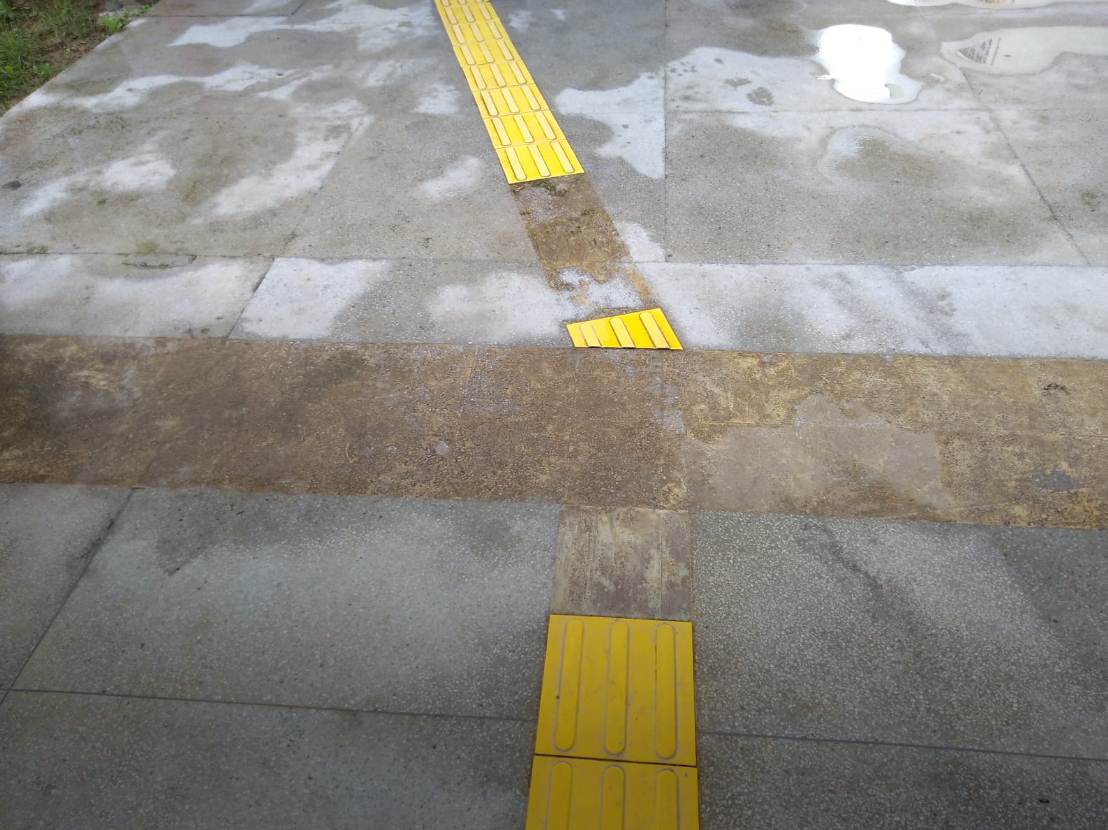
#> input picture data/imagens/input/pisos tateis/png/3.png, 1108 x 830 px, found by its file name
$ python line_detection_02.py
#> lines starting #> are read from the running program, lines starting #| are printed output that depends on the picture
# Python program to illustrate HoughLine
# method for line detection
import cv2
import numpy as np

# Reading the required image in
# which operations are to be done.
# Make sure that the image is in the same
# directory in which this python program is
img = cv2.imread('data\\imagens\\input\\pisos tateis\\png\\3.png')
#> img is the input picture: shape (830, 1108, 3); mean B, G, R 129.1, 138, 141.3

# Convert the img to grayscale
gray = cv2.cvtColor(img, cv2.COLOR_BGR2GRAY)
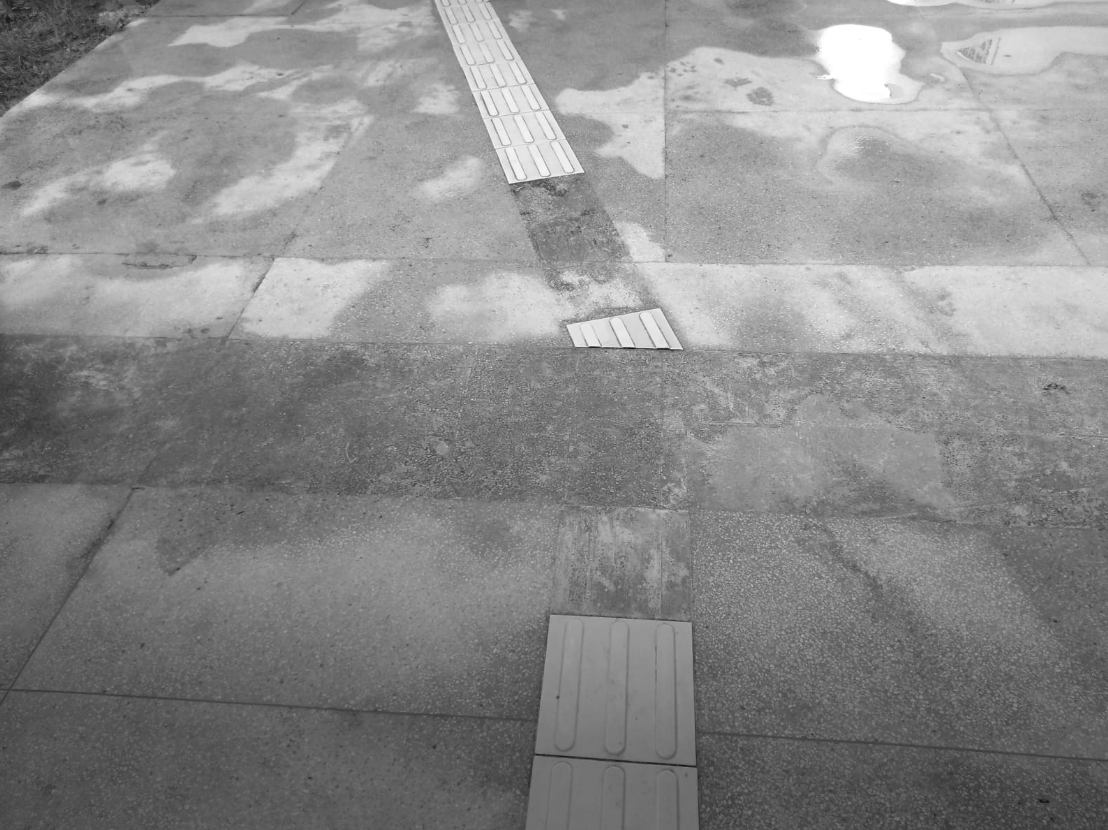
#> gray: shape (830, 1108); min 15, max 255, mean 137.9

# Apply edge detection method on the image
edges = cv2.Canny(gray, 50, 150, apertureSize=3)
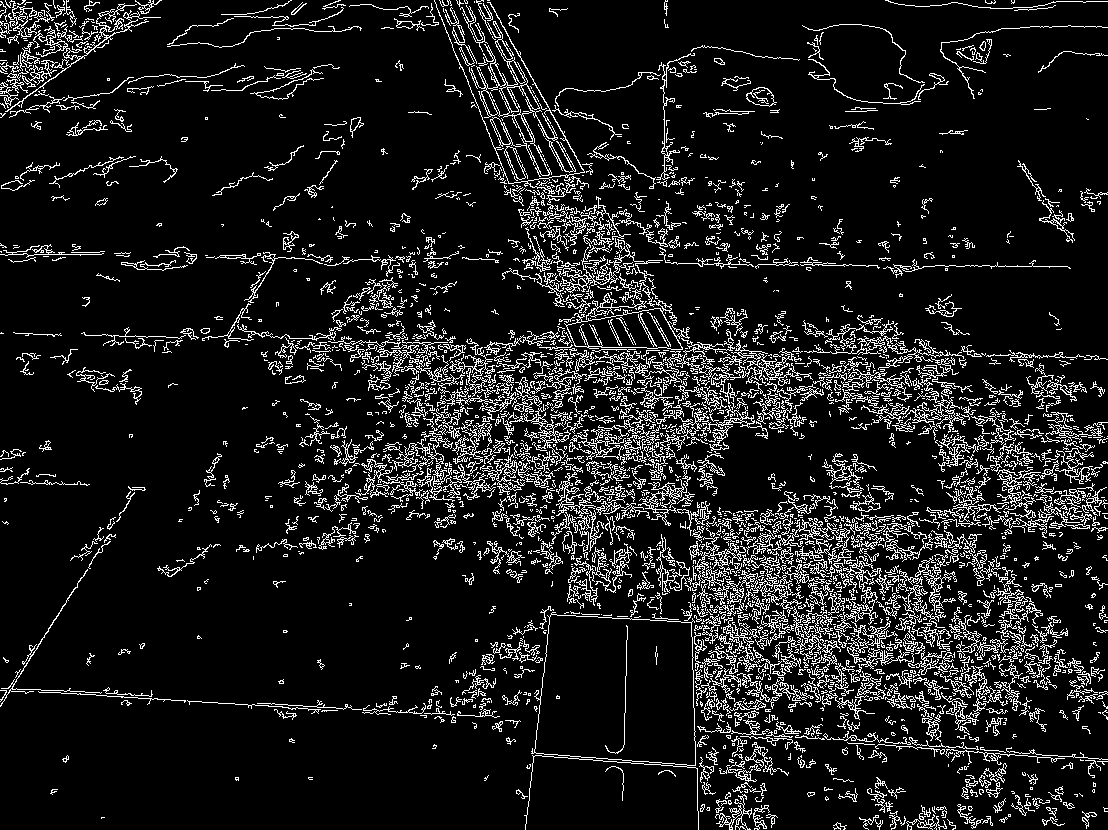
#> edges: shape (830, 1108); 10.6% white in thin lines or dots

# This returns an array of r and theta values
lines = cv2.HoughLines(edges, 1, np.pi/180, 200)
#> lines = 2312 rows, first 8: [-427, 2.64], [251, 1.59], [43, 2.15], [-417, 2.65], [-425, 2.67], [-37, 2.36], [-408, 2.72], [-417, 2.69]

# The below for loop runs till r and theta values
# are in the range of the 2d array
for r_theta in lines:
	arr = np.array(r_theta[0], dtype=np.float64)
	r, theta = arr
	# Stores the value of cos(theta) in a
	a = np.cos(theta)

	# Stores the value of sin(theta) in b
	b = np.sin(theta)

	# x0 stores the value rcos(theta)
	x0 = a*r

	# y0 stores the value rsin(theta)
	y0 = b*r

	# x1 stores the rounded off value of (rcos(theta)-1000sin(theta))
	x1 = int(x0 + 1000*(-b))

	# y1 stores the rounded off value of (rsin(theta)+1000cos(theta))
	y1 = int(y0 + 1000*(a))

	# x2 stores the rounded off value of (rcos(theta)+1000sin(theta))
	x2 = int(x0 - 1000*(-b))

	# y2 stores the rounded off value of (rsin(theta)-1000cos(theta))
	y2 = int(y0 - 1000*(a))

	# cv2.line draws a line in img from the point(x1,y1) to (x2,y2).
	# (0,0,255) denotes the colour of the line to be
	# drawn. In this case, it is red.
	cv2.line(img, (x1, y1), (x2, y2), (0, 0, 255), 2)
#> this loop made 2312 passes
#> (r, theta, a, b, x0, y0, x1, y1) on passes 1 to 3: (-427, 2.64, -0.875, 0.485, 373.5, -207, -111, -1081), (251, 1.59, -0.0175, 1, -4.38, 251, -1004, 233), (43, 2.15, -0.545, 0.839, -23.42, 36.06, -862, -508)
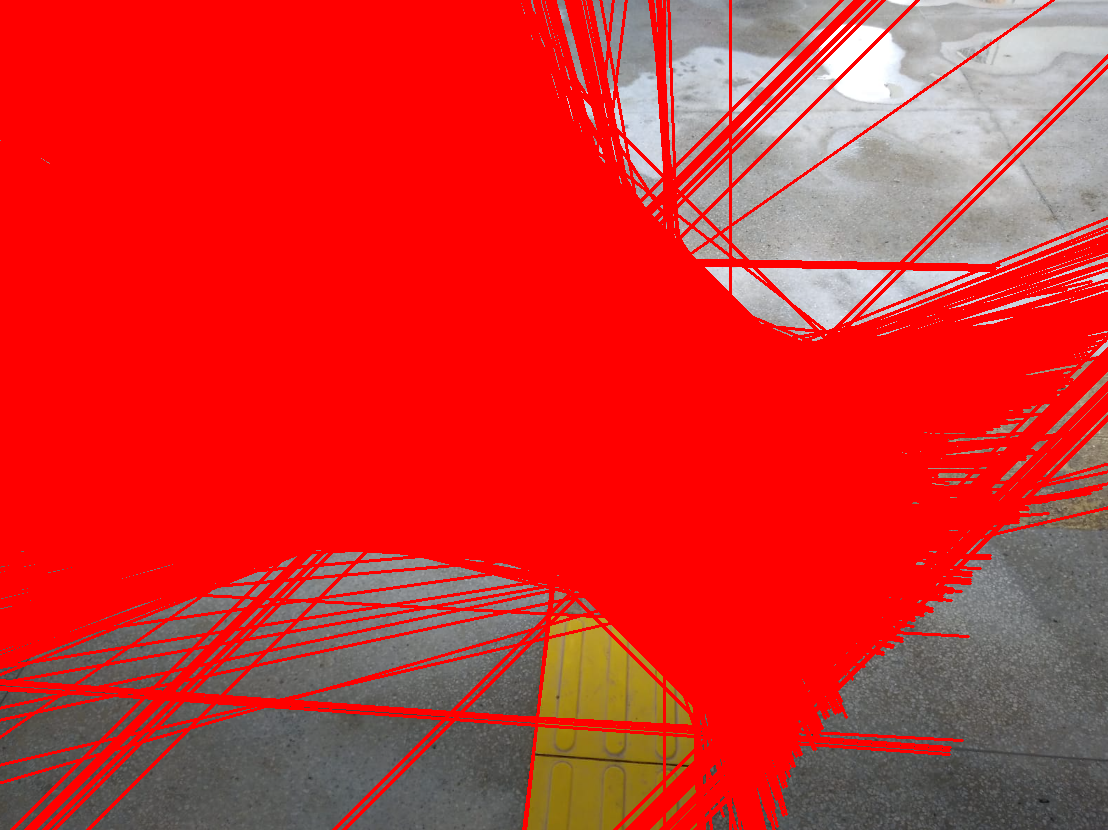
#> img: shape (830, 1108, 3); mean B, G, R 43.9, 46.4, 212.3

# All the changes made in the input image are finally
# written on a new image houghlines.jpg

imS = cv2.resize(img, (960, 540))
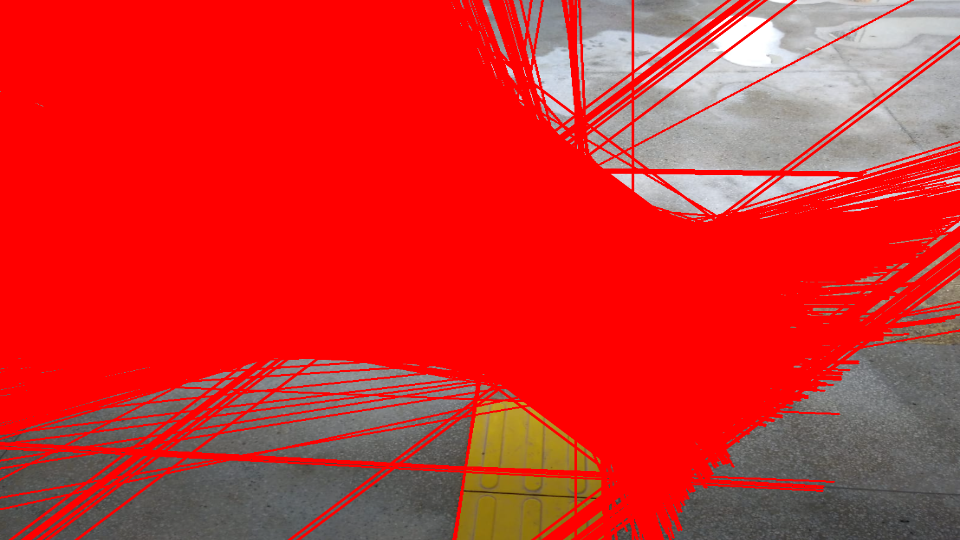
#> imS: shape (540, 960, 3); mean B, G, R 43.8, 46.3, 212.3
cv2.imwrite('data\\imagens\\input\\pisos tateis\\lineDetected\\lines_detected_03.png', imS)
cv2.imshow('img', imS)
cv2.waitKey(0)

$ run again, with data/imagens/input/pisos tateis/png/1.png copied over data/imagens/input/pisos tateis/png/3.png
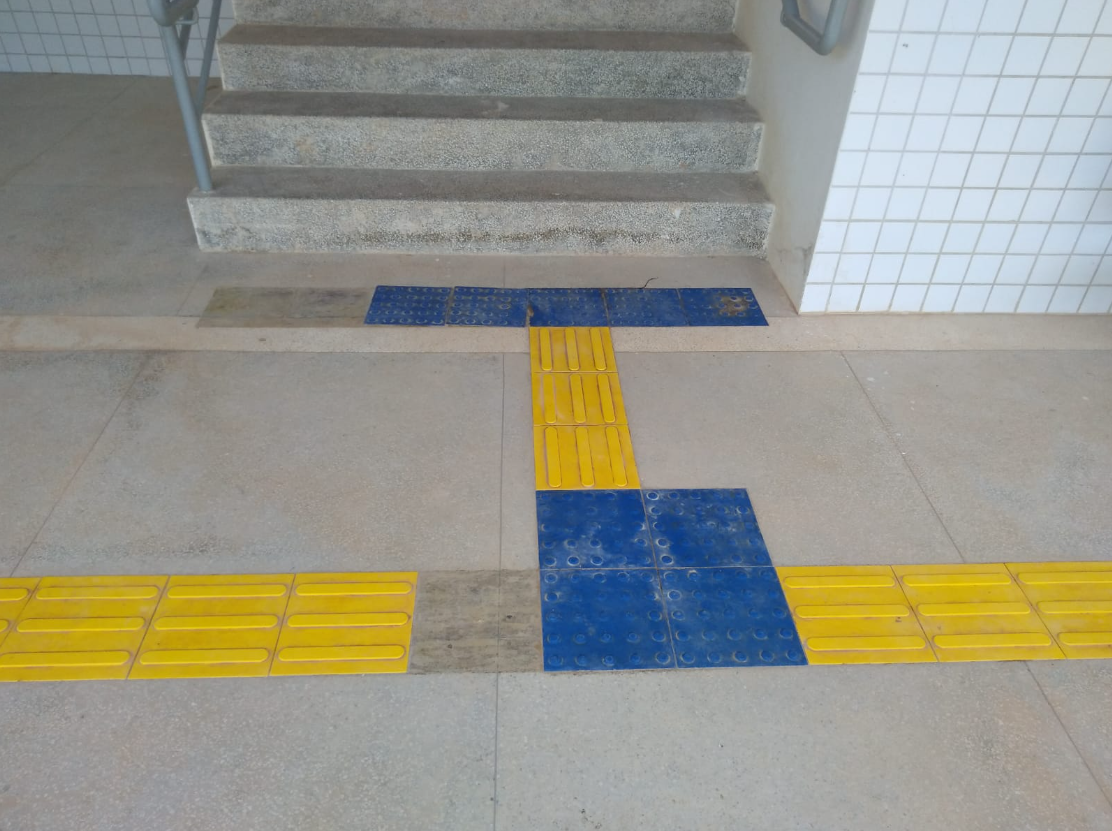
#> input picture data/imagens/input/pisos tateis/png/1.png, 1112 x 831 px, found by its file name
#> img is the input picture: shape (831, 1112, 3); mean B, G, R 138.4, 149.5, 150
#> `edges = cv2.Canny(gray, 50, 150, apertureSize=3)`:
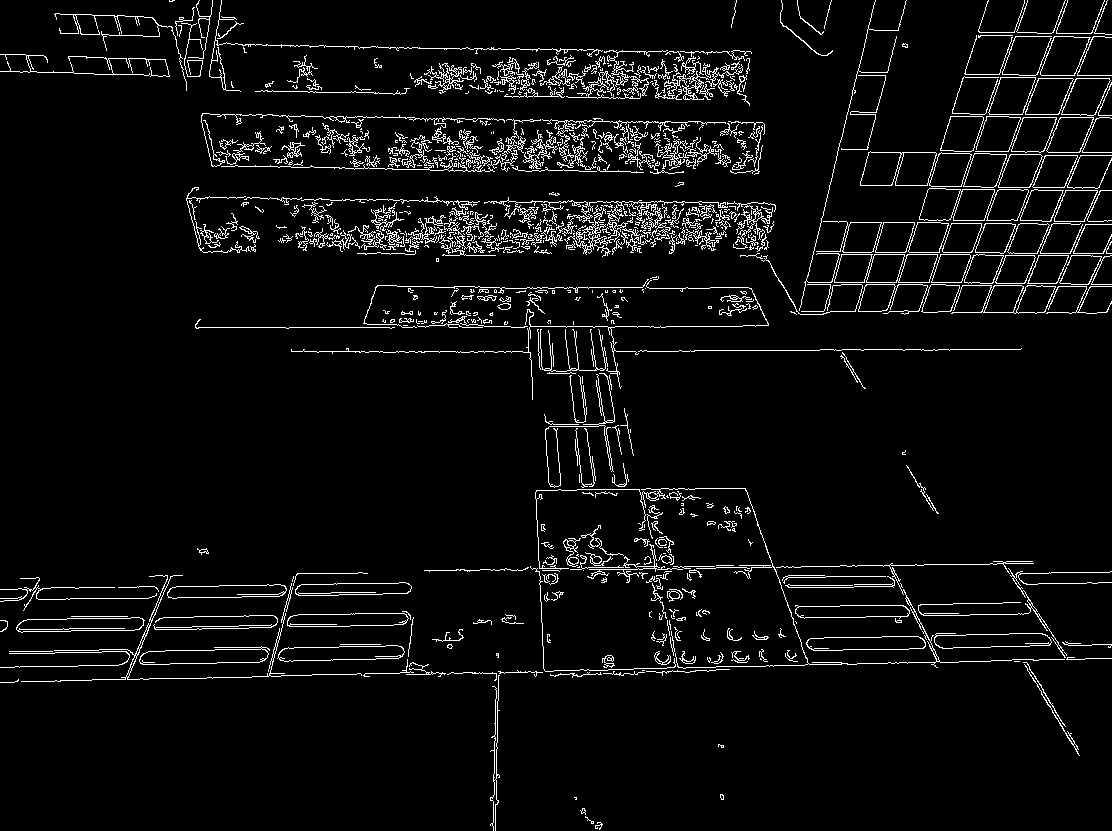
#> edges: shape (831, 1112); 5% white in thin lines or dots
#> lines = 71 rows, first 8: [620, 1.55], [40, 1.59], [681, 1.55], [632, 1.55], [589, 1.55], [651, 1.55], [110, 1.59], [136, 1.59]
#> the loop `for r_theta in lines:` made 71 passes
#> (r, theta, a, b, x0, y0, x1, y1) on passes 1 to 8: (620, 1.55, 0.0175, 1, 10.82, 619.9, -989, 637), (40, 1.59, -0.0175, 1, -0.698, 39.99, -1000, 22), (681, 1.55, 0.0175, 1, 11.89, 680.9, -987, 698), (632, 1.55, 0.0175, 1, 11.03, 631.9, -988, 649), (589, 1.55, 0.0175, 1, 10.28, 588.9, -989, 606), (651, 1.55, 0.0175, 1, 11.36, 650.9, -988, 668), (110, 1.59, -0.0175, 1, -1.92, 110, -1001, 92), (136, 1.59, -0.0175, 1, -2.37, 136, -1002, 118)
#> `imS = cv2.resize(img, (960, 540))`:
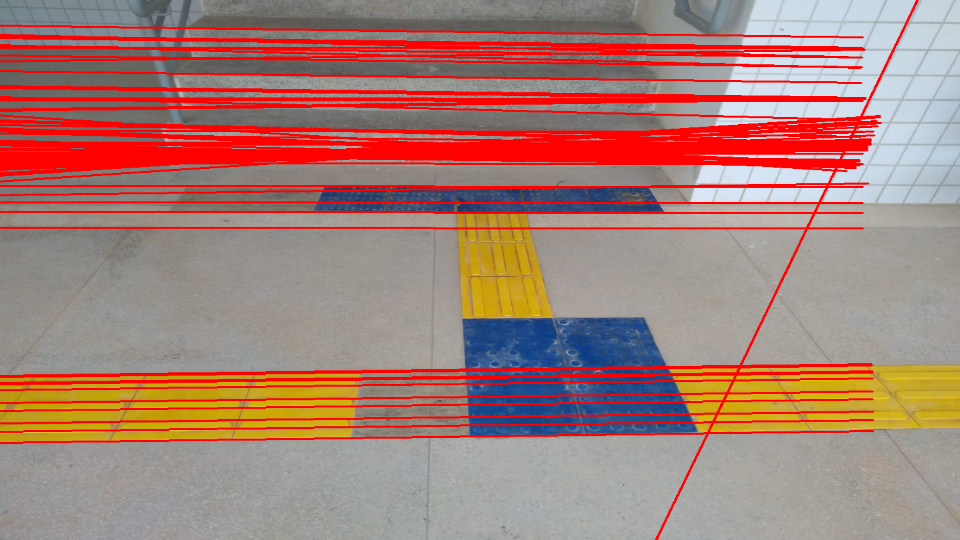
#> imS: shape (540, 960, 3); mean B, G, R 117.5, 126.9, 166.7

$ run again, with data/imagens/input/pisos tateis/png/2.png copied over data/imagens/input/pisos tateis/png/3.png
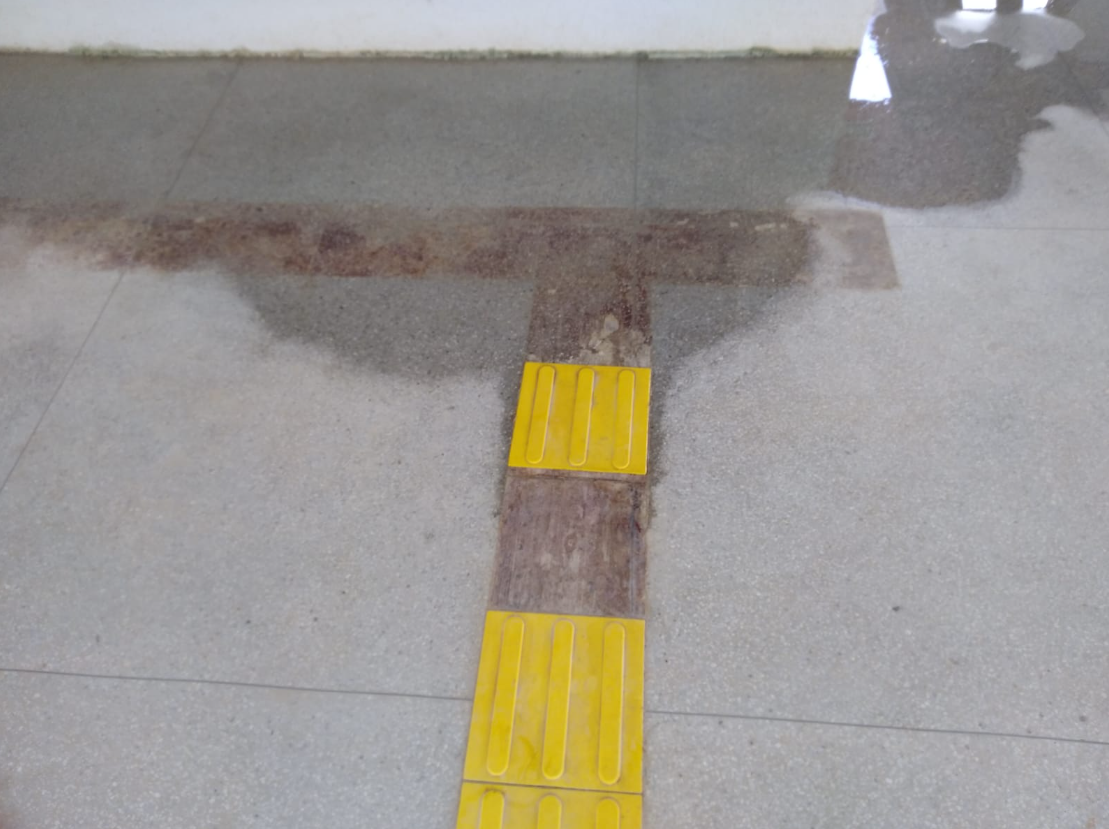
#> input picture data/imagens/input/pisos tateis/png/2.png, 1109 x 829 px, found by its file name
#> img is the input picture: shape (829, 1109, 3); mean B, G, R 145.1, 150.5, 154.4
#> `edges = cv2.Canny(gray, 50, 150, apertureSize=3)`:
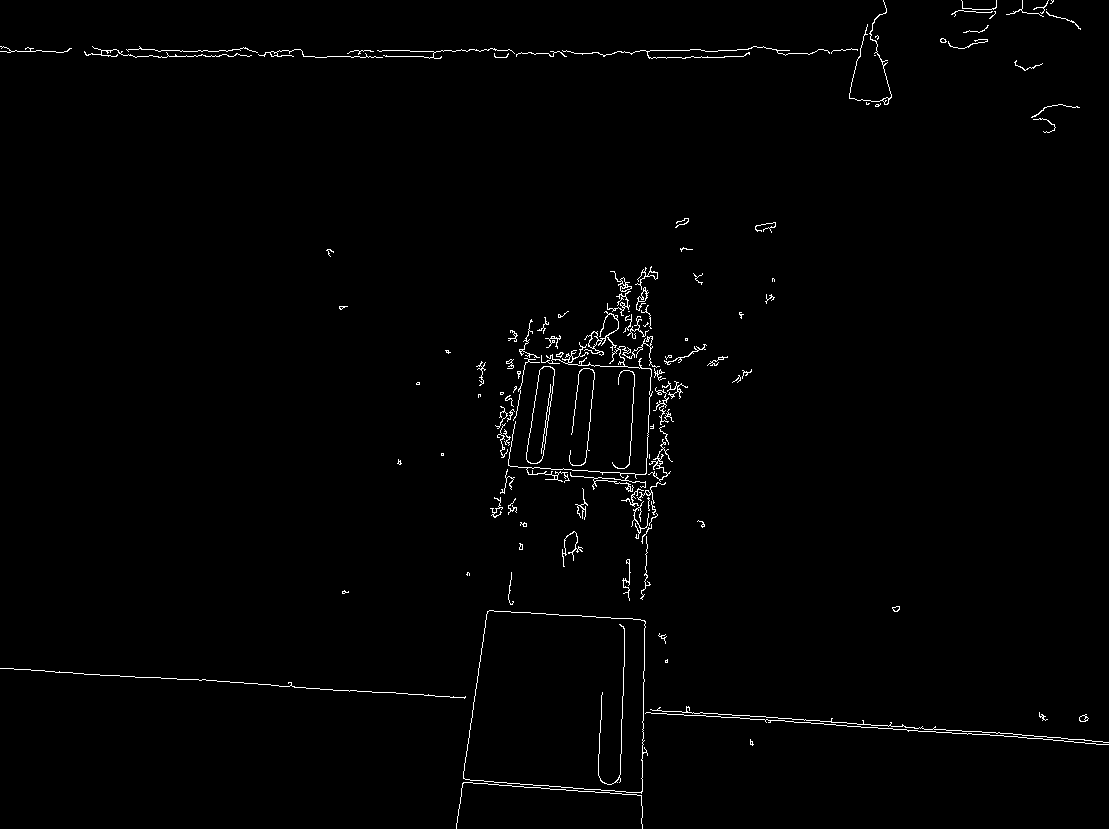
#> edges: shape (829, 1109); 1.1% white in thin lines or dots
#> lines = [[664, 1.64], [662, 1.64], [50, 1.57], [655, 0.0175], [56, 1.57]]
#> the loop `for r_theta in lines:` made 5 passes
#> (r, theta, a, b, x0, y0, x1, y1) on passes 1 to 5: (664, 1.64, -0.0698, 0.998, -46.32, 662.4, -1043, 592), (662, 1.64, -0.0698, 0.998, -46.18, 660.4, -1043, 590), (50, 1.57, -4.37e-08, 1, -2.19e-06, 50, -1000, 49), (655, 0.0175, 1, 0.0175, 654.9, 11.43, 637, 1011), (56, 1.57, -4.37e-08, 1, -2.45e-06, 56, -1000, 55)
#> `imS = cv2.resize(img, (960, 540))`:
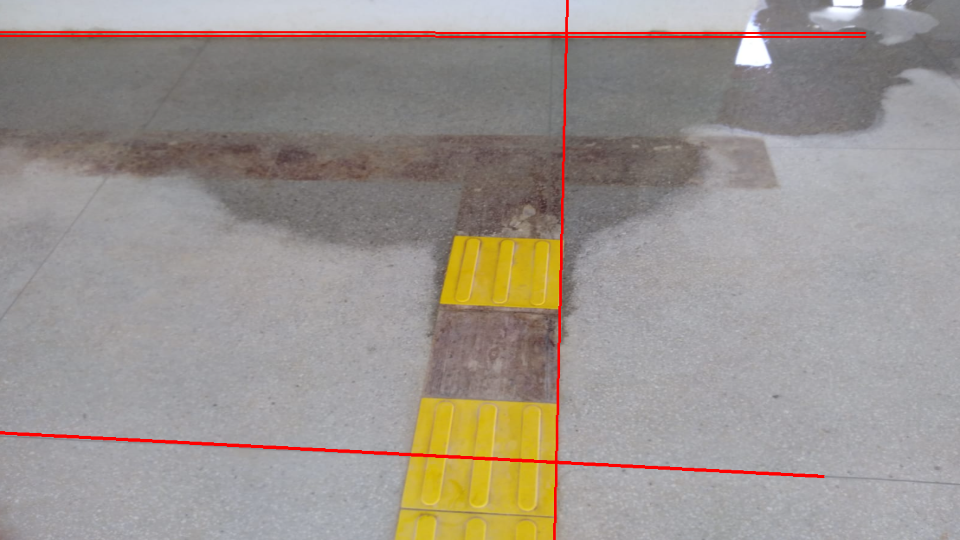
#> imS: shape (540, 960, 3); mean B, G, R 143, 148.2, 155.7
